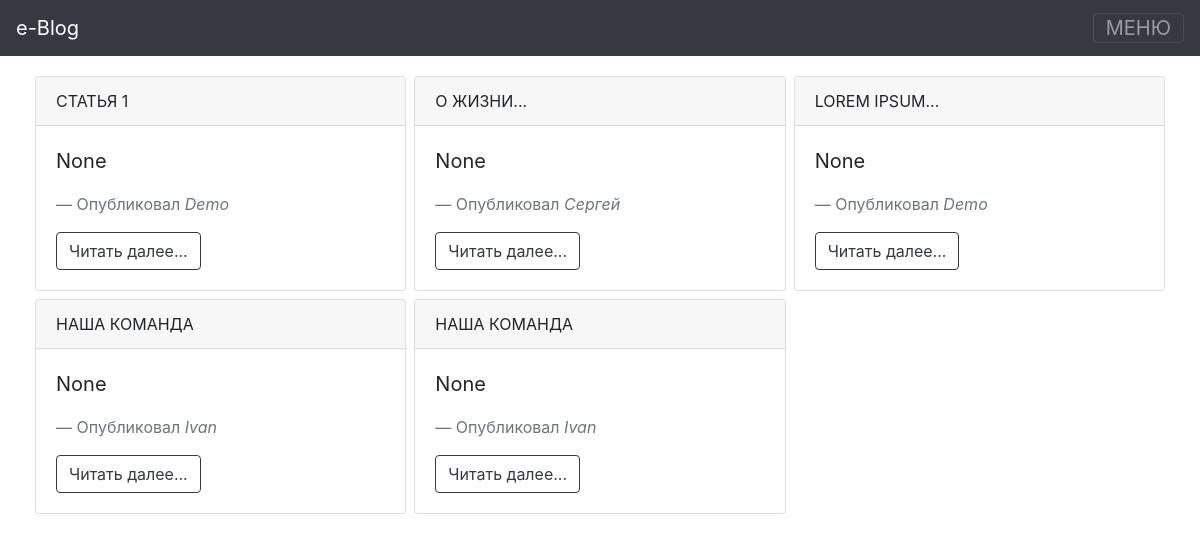
Before: / with the older database file.
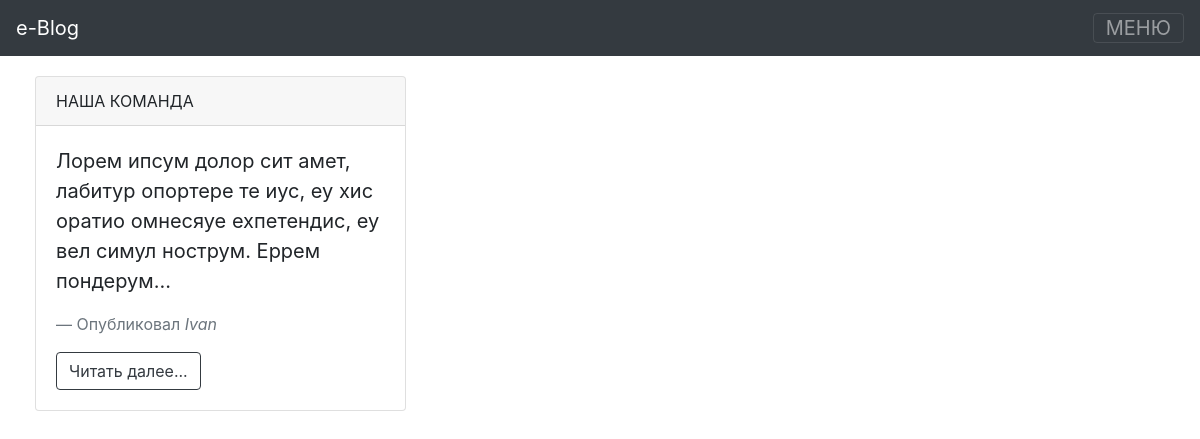
After: the same page with the newer database file.
### app/models.py (models this page shows, shortened)
class Post(db.Model):
    id = db.Column(db.Integer, primary_key=True)
    heading = db.Column(db.String(120))
    intro_text = db.Column(db.String)
    text = db.Column(db.String)
    date_created = db.Column(db.DateTime)
    author_id = db.Column(db.Integer, db.ForeignKey('user.id'))

class User(db.Model, UserMixin):
    id = db.Column(db.Integer, primary_key=True)
    email = db.Column(db.String(128), unique=True)
    name = db.Column(db.String)
    password_hash = db.Column(db.String())
    age = db.Column(db.Integer)
    sex = db.Column(db.String(10))
    about_me = db.Column(db.String)
    posts = db.relationship('Post', backref='author', lazy="dynamic")
    address = db.relationship('Address', uselist=False, backref='user')

### app/routes.py (the view)
@app.route('/')
def index():
    email = None
    if current_user.is_authenticated:
        email = current_user.email
    posts = Post.query.all()
    return render_template('posts.html', email=email, posts=posts)

### app/templates/posts.html
{% extends "base.html" %}
{% block content %}
    <div class="row">
        {% for post in posts %}
            <div class="col-sm-4 p-1">
                <div class="card">
                  <div class="card-header">
                    {{ post.heading | upper }}
                  </div>
                  <div class="card-body">
                    <blockquote class="blockquote mb-0">
                      <p>{{ post.intro_text }}</p>
                      <footer class="blockquote-footer">Опубликовал <cite>{{ post.author.name }}</cite></footer>
                    </blockquote>
                      <a href="{{ url_for('view_post', id_post=post.id) }}" class="btn btn-outline-dark mt-3">Читать далее...</a>
                  </div>
                </div>
            </div>
        {% endfor %}
    </div>
{% endblock content %}

### app/templates/base.html (shortened to what this page needs)
<!doctype html>
<html lang="en">
  <head>
    <link rel="stylesheet" href="https://stackpath.bootstrapcdn.com/bootstrap/4.4.1/css/bootstrap.min.css">
  </head>
  <body>
    <div class="navbar navbar-dark bg-dark">
        <a href="{{ url_for('index') }}" class="navbar-brand">e-Blog</a>
        <button
                class="navbar-toggler"
                type="button"
                data-toggle="collapse"
                data-target="#menu"
        > МЕНЮ </button>
    </div>
    <div class="container p-3">
        {% block content %}
        {% endblock content %}
    </div>
  </body>
</html>

Changed rows visible on the page:
removed Post: heading "СТАТЬЯ 1", intro_text "None", author.name "Demo"
removed Post: heading "О ЖИЗНИ...", intro_text "None", author.name "Сергей"
removed Post: heading "LOREM IPSUM...", intro_text "None", author.name "Demo"
removed Post: heading "НАША КОМАНДА", intro_text "None", author.name "Ivan"
removed Post: heading "НАША КОМАНДА", intro_text "None", author.name "Ivan"
added Post: heading "НАША КОМАНДА", intro_text "Лорем ипсум долор сит амет, лабитур опортере те иус, еу хис оратио омнесяуе ехпетендис, еу вел симул нострум. Еррем пондерум...", author.name "Ivan"
